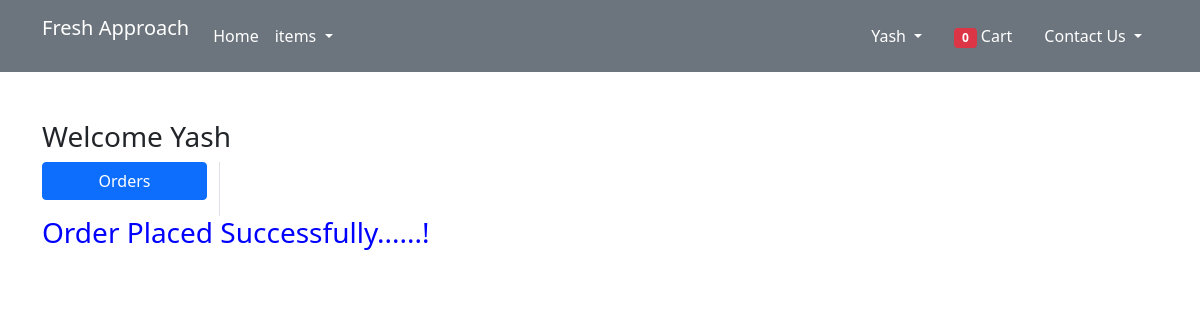
The app's page /orders/ (signed in), older data.
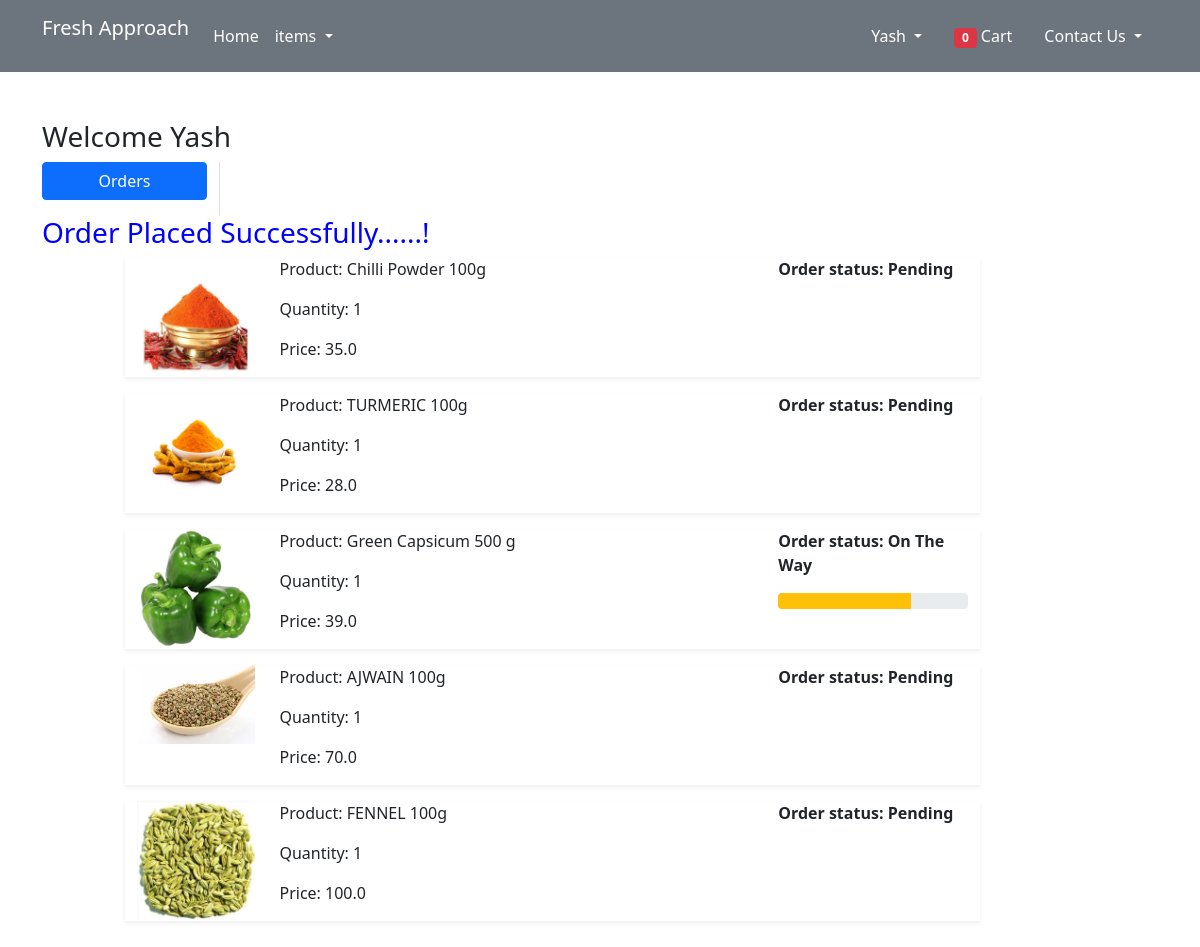
The same page, newer data.
### app/models.py (models this page shows, shortened)
class OrderPlaced(models.Model):
    user = models.ForeignKey(User, on_delete=models.CASCADE)
    customer = models.ForeignKey(Customer, on_delete=models.CASCADE)
    product = models.ForeignKey(Product, on_delete=models.CASCADE)
    quantity = models.PositiveIntegerField(default=1)
    ordered_date = models.DateTimeField(auto_now_add=True)
    status = models.CharField(max_length=50, choices=STATUS_CHOICES, default='Pending')
    @property
    def total_cost(self):
        return self.quantity * self.product.discounted_price

class Product(models.Model):
    title = models.CharField(max_length=100)
    selling_price = models.FloatField()
    discounted_price = models.FloatField()
    description = models.TextField()
    brand = models.CharField(max_length=100)
    category = models.CharField(choices=CATEGORY_CHOICES, max_length=2)
    product_image = models.ImageField(upload_to='productimg')

### app/views.py (the view)
# urls.py: path('orders/', views.orders, name='orders'),
@login_required
def orders(request):
    totalitem = 0
    op = OrderPlaced.objects.filter(user=request.user)
    if request.user.is_authenticated:
        totalitem = len(Cart.objects.filter(user=request.user))
    return render(request, 'app/orders.html', {'order_placed': op, 'totalitem': totalitem})

### app/templates/app/orders.html (shortened to what this page needs)
{% extends 'app/base.html' %}
{% load static %}
{% block main-content %}
<div class="container my-5">
 <div class="row">
 <h3>Welcome <span class="text-capitalize">{{request.user}}</span></h3>
  <div class="col-sm-2 border-end">
   <ul class="list-unstyled">
    <li class="d-grid"><a href="{% url 'orders' %}" class="btn btn-primary">Orders</a></li>
   </ul>
  </div>
  <h3><span style="color:blue;">Order Placed Successfully......!</span></h3>
  <div class="col-sm-9 offset-sm-1">
   {% for op in order_placed %}
   <div class="row shadow-sm mb-3">
    <div class="col-sm-2">
     <img src="{{op.product.product_image.url}}" alt="" srcset="" class="img-fluid" height="150" width="150">
    </div>
    <div class="col-sm-7">
     <p>Product: {{op.product.title}}</p>
     <p>Quantity: {{op.quantity}}</p>
     <p>Price: {{op.total_cost}}</p>
    </div>
    <div class="col-sm-3 fw-bold">
     <p>Order status: {{op.status}}</p>
       {% if op.status == 'On The Way' %}
      <div class="progress">
       <div class="progress-bar bg-warning" role="progressbar" style="width: 70%" aria-valuenow="70" aria-valuemin="0" aria-valuemax="100"></div>
      </div>
       {% endif %}
      </div>
    </div>
       {% endfor %}
  </div>
  </div>
 </div>
{% endblock main-content %}

Row changes from the older to the newer data that the page shows:
added OrderPlaced: product.product_image (picture), product "Chilli Powder 100g", quantity "1", total_cost "35.0", status "Pending"
added OrderPlaced: product.product_image (picture), product "TURMERIC 100g", quantity "1", total_cost "28.0", status "Pending"
added OrderPlaced: product.product_image (picture), product "Green Capsicum 500 g", quantity "1", total_cost "39.0", status "On The Way"
added OrderPlaced: product.product_image (picture), product "AJWAIN 100g", quantity "1", total_cost "70.0", status "Pending"
added OrderPlaced: product.product_image (picture), product "FENNEL 100g", quantity "1", total_cost "100.0", status "Pending"
